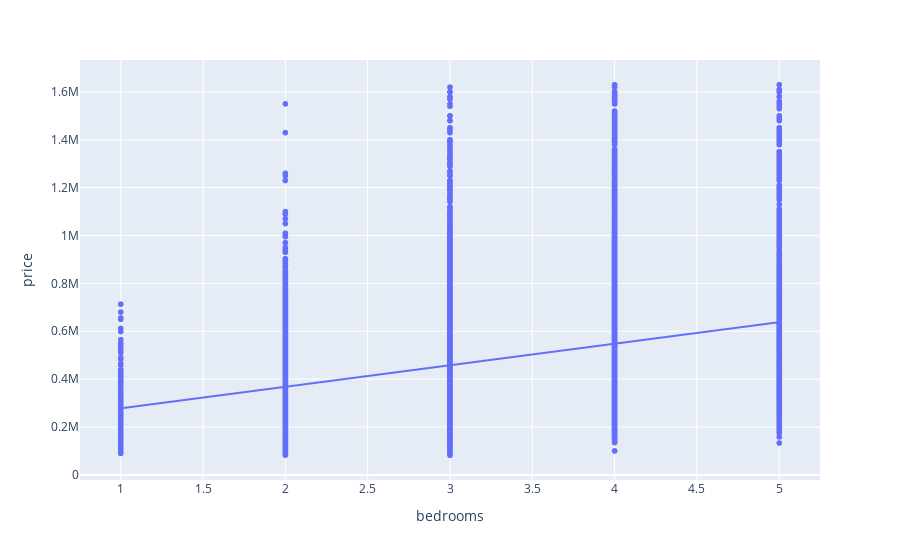

This figure's notebook cell:
### Code cell
px.scatter(data_frame=df,x='bedrooms',y='price',trendline='ols',hover_name='bedrooms')

### Figure 1 — Plotly figure (JSON) as saved in the notebook; plotly's stock layout.template omitted (floating-point values rounded to 4 significant figures; data arrays with more than 128 entries replaced by an {"elided": "..."} marker saying what was removed)
{"data": [{"hovertemplate": "<b>%{hovertext}</b><br><br>bedrooms=%{x}<br>price=%{y}<extra></extra>", "hovertext": {"elided": "19635 float values"}, "legendgroup": "", "marker": {"color": "#636efa", "symbol": "circle"}, "mode": "markers", "name": "", "showlegend": false, "type": "scattergl", "x": {"elided": "19635 int values"}, "xaxis": "x", "y": {"elided": "19635 float values"}, "yaxis": "y"}, {"hovertemplate": "<b>OLS trendline</b><br>price = 89997.6 * bedrooms + 188033<br>R<sup>2</sup>=0.096489<br><br>bedrooms=%{x}<br>price=%{y} <b>(trend)</b><extra></extra>", "legendgroup": "", "marker": {"color": "#636efa", "symbol": "circle"}, "mode": "lines", "name": "", "showlegend": false, "type": "scattergl", "x": {"elided": "19635 int values"}, "xaxis": "x", "y": {"elided": "19635 float values"}, "yaxis": "y"}], "layout": {"legend": {"tracegroupgap": 0}, "margin": {"t": 60}, "xaxis": {"anchor": "y", "domain": [0, 1], "title": {"text": "bedrooms"}}, "yaxis": {"anchor": "x", "domain": [0, 1], "title": {"text": "price"}}}}
